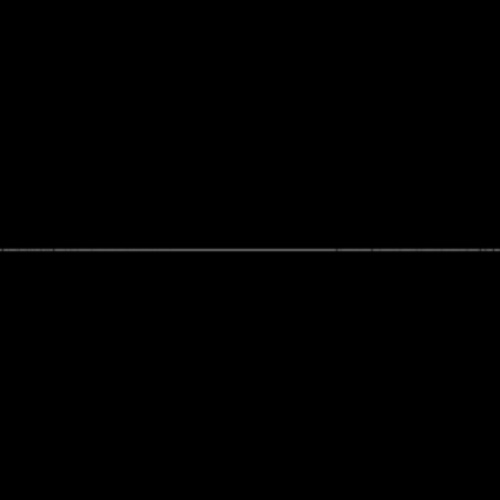
Frame 1 (no input)
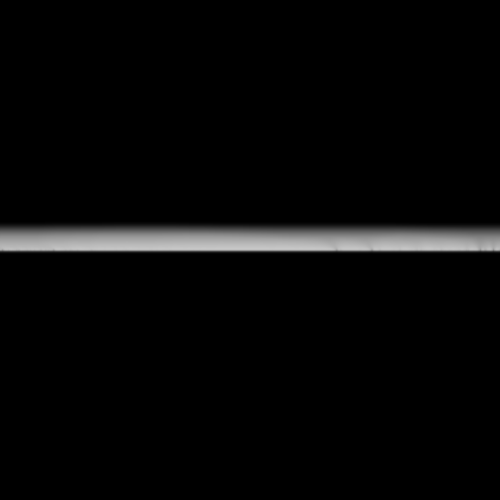
Frame 60 (the mouse pressed at the canvas centre just before this capture)
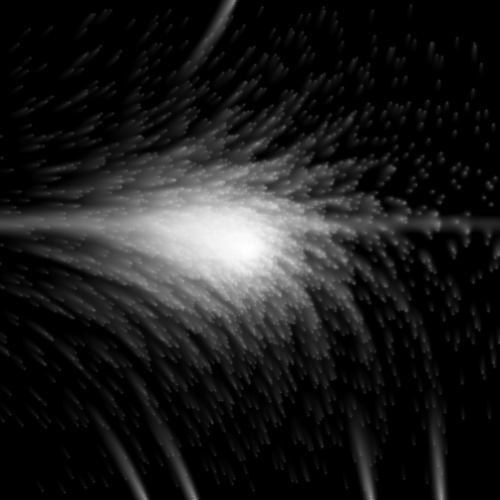
Frame 120 (the mouse held since frame 60 and released just before this capture)

The Processing sketch that drew these frames (run headless with seeded random() and noise(); from frame 60 on, the mouse is pressed at the canvas centre):

// Processing sketch: processing_3787
// ── processing_3787.pde

void setup() {
  size(500,500);
  background(0);
}

void draw() {
  int w = width;
  int c = width/2;
  stroke(255);
  for(float r=c*1.3;r>0;r-=.1) {
    float a=r*(mouseY+mouseX*270)*.0001;
    point(c+cos(a)*r*sin(r),c+sin(a)*r*sin(r));
  } 
  filter(BLUR);
  blend(0,0,w,w,-2,2,w+2,w-5,BLEND);
}
